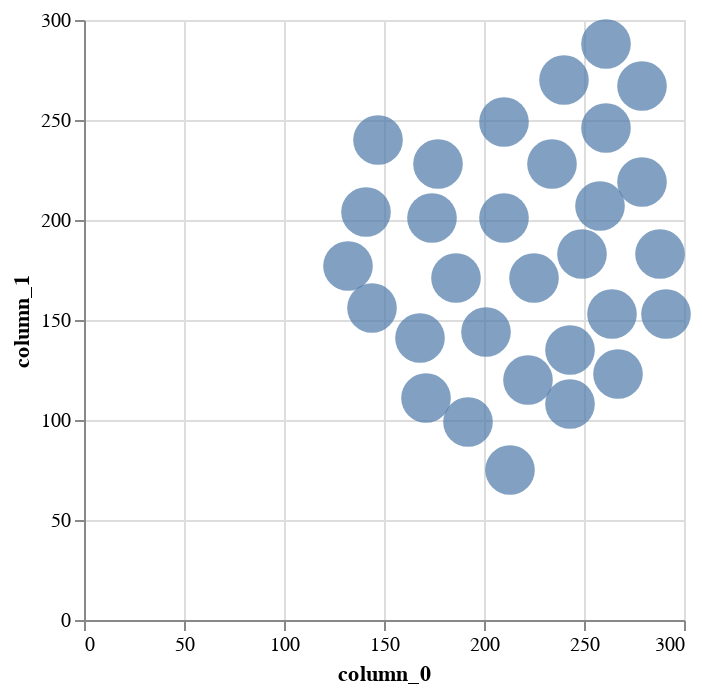

Here is the notebook cell this chart was saved with:
### Code cell
# keep doing things in one go: 

engine = qmc.PoissonDisk(d=2, radius = 0.08, rng = None)
sample = engine.random(30).round(2) # round this to 2 
df = pl.DataFrame(sample * 300)
# plot using altair
(
    
    alt.Chart(df).mark_point(filled = True, size = 14 * 14 * np.pi).encode(
        alt.X('column_0').scale(domain=(0, 300)),
        alt.Y('column_1').scale(domain=(0, 300))
    ).properties(
        # width = 500,
        # height = 500
    )
)

### Figure 1 — Vega-Lite specification as saved in the notebook (floating-point values rounded to 4 significant figures)
{"config": {"view": {"continuousWidth": 300, "continuousHeight": 300}}, "data": {"name": "data-f9cdf0cc98cdb4881daeff42d7f6bef0"}, "mark": {"type": "point", "filled": true, "size": 615.8}, "encoding": {"x": {"field": "column_0", "scale": {"domain": [0, 300]}, "type": "quantitative"}, "y": {"field": "column_1", "scale": {"domain": [0, 300]}, "type": "quantitative"}}, "$schema": "https://vega.github.io/schema/vega-lite/v6.1.0.json", "datasets": {"data-f9cdf0cc98cdb4881daeff42d7f6bef0": [{"column_0": 288.0, "column_1": 183.0}, {"column_0": 258.0, "column_1": 207.0}, {"column_0": 264.0, "column_1": 153.0}, {"column_0": 279.0, "column_1": 219.0}, {"column_0": 291.0, "column_1": 153.0}, {"column_0": 249.0, "column_1": 183.0}, {"column_0": 261.0, "column_1": 246.0}, {"column_0": 210.0, "column_1": 201.0}, {"column_0": 234.0, "column_1": 228.0}, {"column_0": 186.0, "column_1": 171.0}, {"column_0": 174.0, "column_1": 201.0}, {"column_0": 210.0, "column_1": 249.0}, {"column_0": 177.0, "column_1": 228.0}, {"column_0": 240.0, "column_1": 270.0}, {"column_0": 147.0, "column_1": 240.0}, {"column_0": 141.0, "column_1": 204.0}, {"column_0": 132.0, "column_1": 177.0}, {"column_0": 279.0, "column_1": 267.0}, {"column_0": 225.0, "column_1": 171.0}, {"column_0": 144.0, "column_1": 156.0}, {"column_0": 168.0, "column_1": 141.0}, {"column_0": 243.0, "column_1": 135.0}, {"column_0": 222.0, "column_1": 120.0}, {"column_0": 243.0, "column_1": 108.0}, {"column_0": 267.0, "column_1": 123.0}, {"column_0": 201.0, "column_1": 144.0}, {"column_0": 171.0, "column_1": 111.0}, {"column_0": 261.0, "column_1": 288.0}, {"column_0": 213.0, "column_1": 75.0}, {"column_0": 192.0, "column_1": 99.0}]}}
